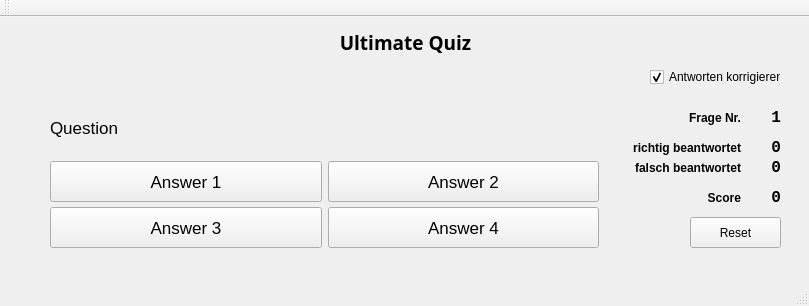
<?xml version="1.0" encoding="UTF-8"?>
<ui version="4.0">
 <class>MainWindow</class>
 <widget class="QMainWindow" name="MainWindow">
  <property name="geometry">
   <rect>
    <x>0</x>
    <y>0</y>
    <width>809</width>
    <height>306</height>
   </rect>
  </property>
  <property name="windowTitle">
   <string>MainWindow</string>
  </property>
  <widget class="QWidget" name="centralWidget">
   <widget class="QLabel" name="lblScore">
    <property name="geometry">
     <rect>
      <x>630</x>
      <y>170</y>
      <width>111</width>
      <height>21</height>
     </rect>
    </property>
    <property name="font">
     <font>
      <weight>75</weight>
      <bold>true</bold>
      <underline>false</underline>
     </font>
    </property>
    <property name="text">
     <string>Score</string>
    </property>
    <property name="alignment">
     <set>Qt::AlignRight|Qt::AlignTrailing|Qt::AlignVCenter</set>
    </property>
   </widget>
   <widget class="QLabel" name="lblQuestion">
    <property name="geometry">
     <rect>
      <x>50</x>
      <y>50</y>
      <width>551</width>
      <height>71</height>
     </rect>
    </property>
    <property name="font">
     <font>
      <pointsize>13</pointsize>
     </font>
    </property>
    <property name="text">
     <string>Question</string>
    </property>
    <property name="alignment">
     <set>Qt::AlignBottom|Qt::AlignJustify</set>
    </property>
   </widget>
   <widget class="QLabel" name="lblScoreValue">
    <property name="geometry">
     <rect>
      <x>740</x>
      <y>170</y>
      <width>41</width>
      <height>21</height>
     </rect>
    </property>
    <property name="font">
     <font>
      <family>Consolas</family>
      <pointsize>12</pointsize>
      <weight>75</weight>
      <bold>true</bold>
     </font>
    </property>
    <property name="text">
     <string>0</string>
    </property>
    <property name="alignment">
     <set>Qt::AlignRight|Qt::AlignTrailing|Qt::AlignVCenter</set>
    </property>
   </widget>
   <widget class="QLabel" name="lblTitle">
    <property name="geometry">
     <rect>
      <x>20</x>
      <y>10</y>
      <width>771</width>
      <height>31</height>
     </rect>
    </property>
    <property name="font">
     <font>
      <family>Arial Black</family>
      <pointsize>14</pointsize>
      <weight>75</weight>
      <bold>true</bold>
     </font>
    </property>
    <property name="text">
     <string>Ultimate Quiz</string>
    </property>
    <property name="alignment">
     <set>Qt::AlignCenter</set>
    </property>
   </widget>
   <widget class="QCheckBox" name="chkCorrectAnswers">
    <property name="geometry">
     <rect>
      <x>650</x>
      <y>50</y>
      <width>131</width>
      <height>20</height>
     </rect>
    </property>
    <property name="text">
     <string>Antworten korrigieren</string>
    </property>
    <property name="checked">
     <bool>true</bool>
    </property>
   </widget>
   <widget class="QPushButton" name="btnReset">
    <property name="geometry">
     <rect>
      <x>690</x>
      <y>200</y>
      <width>91</width>
      <height>31</height>
     </rect>
    </property>
    <property name="text">
     <string>Reset</string>
    </property>
   </widget>
   <widget class="QPushButton" name="btnAnswer1">
    <property name="geometry">
     <rect>
      <x>50</x>
      <y>144</y>
      <width>272</width>
      <height>41</height>
     </rect>
    </property>
    <property name="font">
     <font>
      <pointsize>13</pointsize>
     </font>
    </property>
    <property name="text">
     <string>Answer 1</string>
    </property>
   </widget>
   <widget class="QPushButton" name="btnAnswer4">
    <property name="geometry">
     <rect>
      <x>328</x>
      <y>190</y>
      <width>271</width>
      <height>41</height>
     </rect>
    </property>
    <property name="font">
     <font>
      <pointsize>13</pointsize>
     </font>
    </property>
    <property name="text">
     <string>Answer 4</string>
    </property>
   </widget>
   <widget class="QPushButton" name="btnAnswer2">
    <property name="geometry">
     <rect>
      <x>328</x>
      <y>144</y>
      <width>271</width>
      <height>41</height>
     </rect>
    </property>
    <property name="font">
     <font>
      <pointsize>13</pointsize>
     </font>
    </property>
    <property name="text">
     <string>Answer 2</string>
    </property>
    <property name="flat">
     <bool>false</bool>
    </property>
   </widget>
   <widget class="QPushButton" name="btnAnswer3">
    <property name="geometry">
     <rect>
      <x>50</x>
      <y>190</y>
      <width>272</width>
      <height>41</height>
     </rect>
    </property>
    <property name="font">
     <font>
      <pointsize>13</pointsize>
     </font>
    </property>
    <property name="text">
     <string>Answer 3</string>
    </property>
   </widget>
   <widget class="QLabel" name="lblAnsweredWrong">
    <property name="geometry">
     <rect>
      <x>630</x>
      <y>140</y>
      <width>111</width>
      <height>21</height>
     </rect>
    </property>
    <property name="font">
     <font>
      <weight>75</weight>
      <bold>true</bold>
      <underline>false</underline>
     </font>
    </property>
    <property name="text">
     <string>falsch beantwortet</string>
    </property>
    <property name="alignment">
     <set>Qt::AlignRight|Qt::AlignTrailing|Qt::AlignVCenter</set>
    </property>
   </widget>
   <widget class="QLabel" name="lblAnsweredCorrectly">
    <property name="geometry">
     <rect>
      <x>630</x>
      <y>120</y>
      <width>111</width>
      <height>21</height>
     </rect>
    </property>
    <property name="font">
     <font>
      <weight>75</weight>
      <bold>true</bold>
      <underline>false</underline>
     </font>
    </property>
    <property name="text">
     <string>richtig beantwortet</string>
    </property>
    <property name="alignment">
     <set>Qt::AlignRight|Qt::AlignTrailing|Qt::AlignVCenter</set>
    </property>
   </widget>
   <widget class="QLabel" name="lblAnsweredWrongValue">
    <property name="geometry">
     <rect>
      <x>740</x>
      <y>140</y>
      <width>41</width>
      <height>21</height>
     </rect>
    </property>
    <property name="font">
     <font>
      <family>Consolas</family>
      <pointsize>12</pointsize>
      <weight>75</weight>
      <bold>true</bold>
     </font>
    </property>
    <property name="text">
     <string>0</string>
    </property>
    <property name="alignment">
     <set>Qt::AlignRight|Qt::AlignTrailing|Qt::AlignVCenter</set>
    </property>
   </widget>
   <widget class="QLabel" name="lblAnsweredCorrectlyValue">
    <property name="geometry">
     <rect>
      <x>740</x>
      <y>120</y>
      <width>41</width>
      <height>21</height>
     </rect>
    </property>
    <property name="font">
     <font>
      <family>Consolas</family>
      <pointsize>12</pointsize>
      <weight>75</weight>
      <bold>true</bold>
     </font>
    </property>
    <property name="text">
     <string>0</string>
    </property>
    <property name="alignment">
     <set>Qt::AlignRight|Qt::AlignTrailing|Qt::AlignVCenter</set>
    </property>
   </widget>
   <widget class="QLabel" name="lblQuestionCounter">
    <property name="geometry">
     <rect>
      <x>630</x>
      <y>90</y>
      <width>111</width>
      <height>21</height>
     </rect>
    </property>
    <property name="font">
     <font>
      <weight>75</weight>
      <bold>true</bold>
      <underline>false</underline>
     </font>
    </property>
    <property name="text">
     <string>Frage Nr.</string>
    </property>
    <property name="alignment">
     <set>Qt::AlignRight|Qt::AlignTrailing|Qt::AlignVCenter</set>
    </property>
   </widget>
   <widget class="QLabel" name="lblQuestionCounterValue">
    <property name="geometry">
     <rect>
      <x>740</x>
      <y>90</y>
      <width>41</width>
      <height>21</height>
     </rect>
    </property>
    <property name="font">
     <font>
      <family>Consolas</family>
      <pointsize>12</pointsize>
      <weight>75</weight>
      <bold>true</bold>
     </font>
    </property>
    <property name="text">
     <string>1</string>
    </property>
    <property name="alignment">
     <set>Qt::AlignRight|Qt::AlignTrailing|Qt::AlignVCenter</set>
    </property>
   </widget>
  </widget>
  <widget class="QMenuBar" name="menuBar">
   <property name="geometry">
    <rect>
     <x>0</x>
     <y>0</y>
     <width>809</width>
     <height>20</height>
    </rect>
   </property>
  </widget>
  <widget class="QToolBar" name="mainToolBar">
   <attribute name="toolBarArea">
    <enum>TopToolBarArea</enum>
   </attribute>
   <attribute name="toolBarBreak">
    <bool>false</bool>
   </attribute>
  </widget>
  <widget class="QStatusBar" name="statusBar"/>
 </widget>
 <layoutdefault spacing="6" margin="11"/>
 <resources/>
 <connections/>
</ui>
